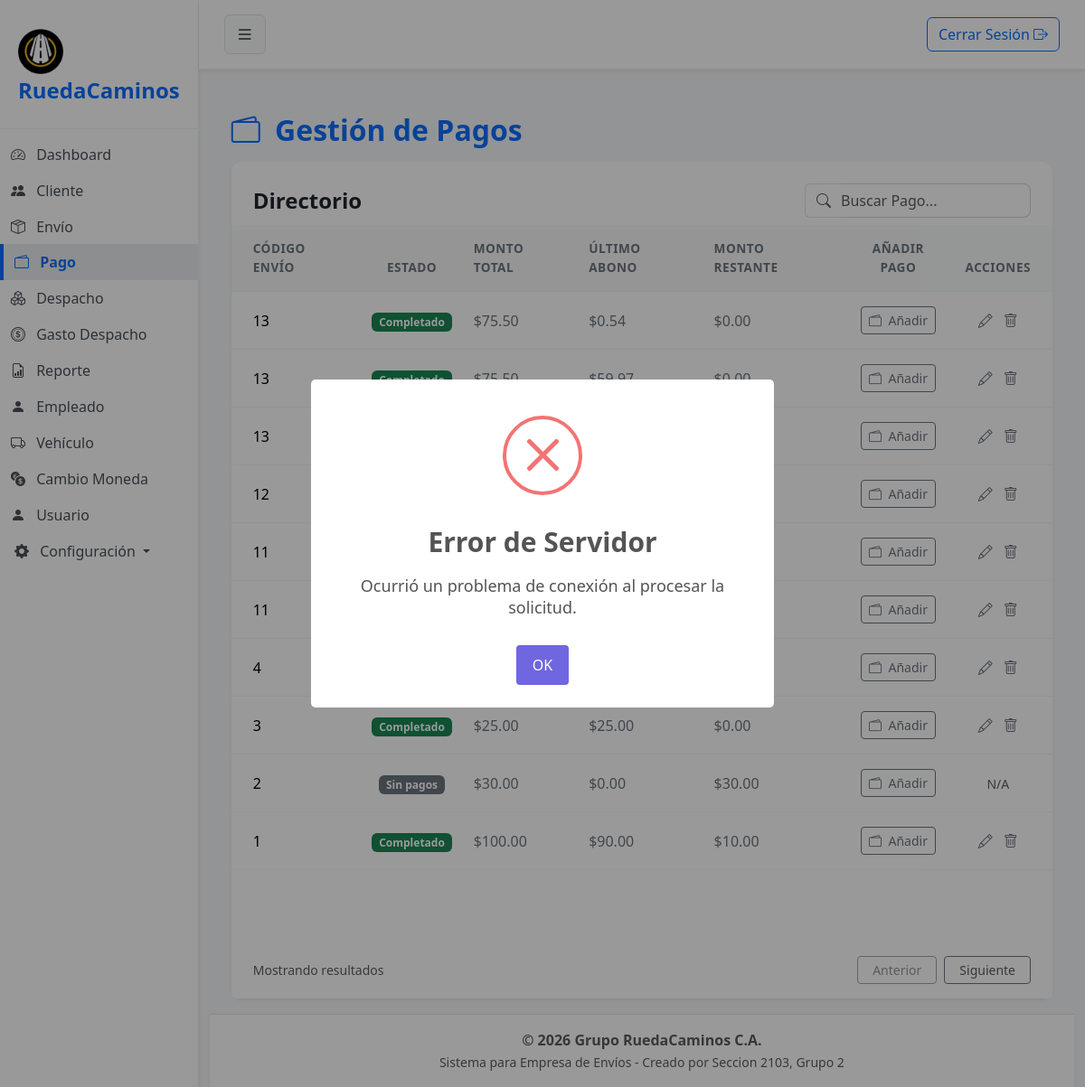
The app's page /?url=pago (signed in) with its own data.
### tables this page shows
CREATE TABLE `pago` (
  `cod_pago` int(11) NOT NULL,
  `fecha` date NOT NULL,
  `hora` datetime NOT NULL,
  `monto` decimal(8,2) NOT NULL,
  `referencia` varchar(20) NOT NULL,
  `estado_pago` tinyint(1) NOT NULL DEFAULT 0,
  `cod_envio` int(11) NOT NULL,
  `estado` tinyint(1) NOT NULL,
  `cod_detallepago` int(11) NOT NULL
);

CREATE TABLE `envio` (
  `cod_envio` int(11) NOT NULL,
  `fecha` datetime NOT NULL,
  `monto_total` decimal(8,2) NOT NULL,
  `estado` tinyint(1) NOT NULL,
  `cod_despacho` int(11) DEFAULT NULL,
  `estatus` enum('PENDIENTE','EN DESPACHO','ENTREGADO','ANULADO') NOT NULL DEFAULT 'PENDIENTE',
  `peso_total` decimal(6,2) DEFAULT NULL,
  `anchura` decimal(5,2) NOT NULL,
  `altura` decimal(5,2) NOT NULL,
  `descrip_contenido` varchar(50) NOT NULL,
  `distancia_total` float(7,2) DEFAULT NULL,
  `cod_unidadmedida` int(1) DEFAULT NULL,
  `cod_preciokilometraje` int(11) DEFAULT NULL,
  `estatus_fragil` tinyint(1) NOT NULL
);

### index.php (called while the page is built, shortened)
<?php
    $frontController = new FrontController();
?>

### app/config/Conexion.php (called while the page is built, shortened)
<?php
abstract class Conexion
{
    public $host = "localhost";
    public $namedb = "grupo_ruedacaminos";
    public $userdb = "root";
    public $passwd = "";
    public function __construct()
    {
        $this->conexion = $this->getConnection();
    }
    public function getConnection(): PDO
    {
        try {
            $dsn = "mysql:host=" . $this->host . ";dbname=" . $this->namedb . ";charset=utf8";
            $conexion = new PDO($dsn, $this->userdb, $this->passwd);
            $conexion->setAttribute(PDO::ATTR_ERRMODE, PDO::ERRMODE_EXCEPTION);
        } catch (PDOException $error) {
            die('No se pudo conectar a la base de datos, error:' . $error->getMessage());
        }
        return $conexion;
    }
}

### app/model/Pago.php (called while the page is built, shortened)
<?php
class Pago extends Conexion
{
    public function obt_RegistrosPago()
    {
        try {
            $sentencia = "SELECT e.cod_envio, e.monto_total, e.estado as estado_envio, p.cod_pago, p.fecha, p.hora, p.referencia, p.estado_pago, d.cod_detallepago, d.referencia as ref_detalle, p.monto as monto_abonado_usd, d.monto as monto_ingresado_original, m.nombre as metodo_pago, b.nombre as banco_nombre, d.cod_metodopago, d.cod_banco, (SELECT SUM(p2.monto) FROM pago p2 WHERE p2.cod_envio = e.cod_envio AND p2.estado = 1) as total_abonado_envio FROM envio e LEFT JOIN pago p ON e.cod_envio = p.cod_envio AND p.estado = 1 LEFT JOIN detalle_pago d ON p.cod_detallepago = d.cod_detallepago LEFT JOIN metodo_pago m ON d.cod_metodopago = m.cod_metodo LEFT JOIN banco b ON d.cod_banco = b.cod_banco WHERE e.estado = 1 ORDER BY e.cod_envio DESC, p.cod_pago DESC";
            $select = $this->conexion->prepare($sentencia);
            $select->execute();
            return $select->fetchAll(\PDO::FETCH_ASSOC);
        } catch (\PDOException $e) {
            return [];
        }
    }
}

### app/view/pago/componentes/tabla.php (the view)
<div class="card-body p-0">
    <div class="table-responsive">
        <table class="table table-hover align-middle mb-0">
            <thead class="table-light table-header-custom">
                <tr>
                    <th class="ps-4">CÓDIGO ENVÍO</th>
                    <th class="text-center">ESTADO</th>
                    <th>MONTO TOTAL</th>
                    <th>ÚLTIMO ABONO</th>
                    <th>MONTO RESTANTE</th>
                    <th class="text-center">AÑADIR PAGO</th>
                    <?php if ($_SESSION['usuario']['rol'] == '6'): ?>
                    <th class="pe-4 text-center">ACCIONES</th>
                    <?php endif;?>
                </tr>
            </thead>
            <tbody>
                <?php if (!empty($registros)): ?>
                    <?php foreach ($registros as $value):
                        $montoTotal = $value['monto_total'] ?? 0;
                        $totalAbonadoEnvio = $value['total_abonado_envio'] ?? 0;
                        $montoRestante = $montoTotal - $totalAbonadoEnvio;
                        $montoBaseEditar = $montoRestante + ($value['monto_abonado_usd'] ?? 0);
                        $tienePago = !empty($value['cod_pago']);
                    ?>
                        <tr>
                            <td class="ps-4 fw-medium"><?= $value['cod_envio']; ?></td>
                            <td class="text-center">
                                <?php if ($tienePago): ?>
                                    <span class="badge bg-<?= ($value['estado_pago'] == 1) ? 'success' : 'warning'; ?>">
                                        <?= ($value['estado_pago'] == 1) ? 'Completado' : 'Pendiente'; ?>
                                    </span>
                                <?php else: ?>
                                    <span class="badge bg-secondary">Sin pagos</span>
                                <?php endif; ?>
                            </td>
                            <td class="text-secondary">$<?= number_format($montoTotal, 2); ?></td>
                            <td class="text-secondary">$<?= number_format($value['monto_abonado_usd'] ?? 0, 2); ?></td>
                            <td class="text-secondary">$<?= number_format(max(0, $montoRestante), 2); ?></td>
                            <td class="text-center">
                                <button type="button" class="btn btn-outline-secondary btn-sm" title="Registrar"
                                    data-bs-toggle="modal" data-bs-target="#modalPago"
                                    data-envio="<?= $value['cod_envio']; ?>"
                                    data-montorestante="<?= max(0, $montoRestante); ?>">
                                    <i class="bi bi-wallet2 me-1"></i> Añadir
                                </button>
                            </td>
                            <?php if ($_SESSION['usuario']['rol'] == '6'): ?>
                            <td class="pe-4 text-center">
                                <?php if ($tienePago): ?>
                                    <a href="#" class="text-secondary me-2 text-decoration-none" title="Editar"
                                        data-bs-toggle="modal" data-bs-target="#modalPago"
                                        data-id="<?= $value['cod_pago']; ?>"
                                        data-envio="<?= $value['cod_envio']; ?>"
                                        data-monto="<?= $value['monto_abonado_usd']; ?>"
                                        data-monto-original="<?= $value['monto_ingresado_original']; ?>"
                                        data-fecha="<?= $value['fecha']; ?>"
                                        data-referencia="<?= $value['referencia']; ?>"
                                        data-estatus="<?= $value['estado_pago']; ?>"
                                        data-metodo="<?= $value['cod_metodopago'] ?? ''; ?>"
                                        data-banco="<?= $value['cod_banco'] ?? ''; ?>"
                                        data-detalle="<?= $value['cod_detallepago']; ?>"
                                        data-montobaseeditar="<?= max(0, $montoBaseEditar); ?>">
                                        <i class="bi bi-pencil"></i>
                                    </a>
                                    <a href="#" class="text-secondary text-decoration-none btn-eliminar" title="Eliminar"
                                        data-id="<?= $value['cod_pago']; ?>">
                                        <i class="bi bi-trash"></i>
                                    </a>
                                <?php else: ?>
                                    <span class="text-muted small">N/A</span>
                                <?php endif; ?>
                            </td>
                            <?php endif; ?>
                        </tr>
                    <?php endforeach; ?>
                <?php else: ?>
                    <tr>
                        <td colspan="7" class="text-center text-muted py-4">No hay envíos registrados actualmente.</td>
                    </tr>
                <?php endif; ?>
            </tbody>
        </table>
    </div>
</div>

### records on screen
pago: cod_envio.cod_envio "13", estado_pago "Completado", cod_envio.monto_total "75.50", monto "0.54", max(0, $montoRestante) "0.00"
pago: cod_envio.cod_envio "13", cod_envio.monto_total "75.50", monto "59.97", max(0, $montoRestante) "0.00"
pago: cod_envio.cod_envio "13"
pago: cod_envio.cod_envio "12"
pago: cod_envio.cod_envio "11"
pago: cod_envio.cod_envio "11"
pago: cod_envio.cod_envio "4"
pago: cod_envio.cod_envio "3", estado_pago "Completado", cod_envio.monto_total "25.00", monto "25.00", max(0, $montoRestante) "0.00"
envio: cod_envio "2", shows "Sin pagos", monto_total "30.00", monto_abonado_usd "0.00", shows "N/A"
pago: cod_envio.cod_envio "1", estado_pago "Completado", cod_envio.monto_total "100.00", monto "90.00", max(0, $montoRestante) "10.00"
